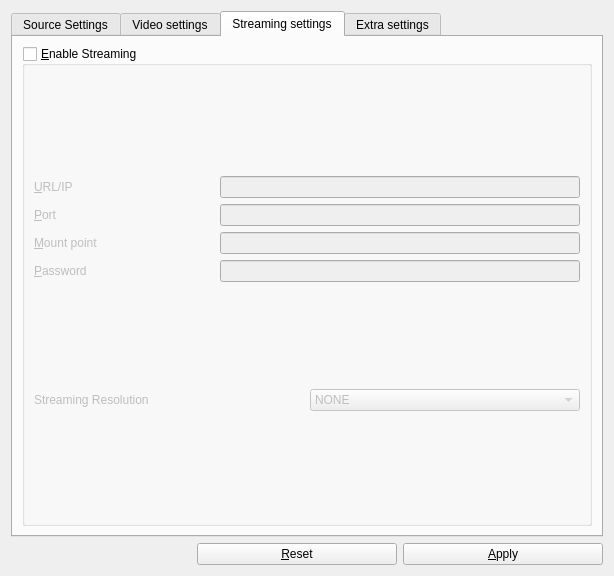
<?xml version="1.0" encoding="UTF-8"?>
<ui version="4.0">
 <class>ConfigureTool</class>
 <widget class="QWidget" name="ConfigureTool">
  <property name="geometry">
   <rect>
    <x>0</x>
    <y>0</y>
    <width>614</width>
    <height>576</height>
   </rect>
  </property>
  <property name="windowTitle">
   <string>Freeseer Config Tool</string>
  </property>
  <property name="windowIcon">
   <iconset resource="../../../framework/resources/resource.qrc">
    <normaloff>:/freeseer/freeseer_logo.png</normaloff>:/freeseer/freeseer_logo.png</iconset>
  </property>
  <layout class="QVBoxLayout" name="verticalLayout">
   <item>
    <widget class="QTabWidget" name="configureTab">
     <property name="enabled">
      <bool>true</bool>
     </property>
     <property name="cursor">
      <cursorShape>ArrowCursor</cursorShape>
     </property>
     <property name="inputMethodHints">
      <set>Qt::ImhNone</set>
     </property>
     <property name="tabPosition">
      <enum>QTabWidget::North</enum>
     </property>
     <property name="currentIndex">
      <number>2</number>
     </property>
     <property name="elideMode">
      <enum>Qt::ElideNone</enum>
     </property>
     <property name="usesScrollButtons">
      <bool>true</bool>
     </property>
     <property name="documentMode">
      <bool>false</bool>
     </property>
     <property name="tabsClosable">
      <bool>false</bool>
     </property>
     <widget class="QWidget" name="SourceSetting">
      <attribute name="title">
       <string>Source Settings</string>
      </attribute>
      <layout class="QVBoxLayout" name="verticalLayout_3">
       <item>
        <widget class="QGroupBox" name="groupBox_videoSource">
         <property name="title">
          <string>Enable Video Recoding</string>
         </property>
         <property name="flat">
          <bool>false</bool>
         </property>
         <property name="checkable">
          <bool>true</bool>
         </property>
         <property name="checked">
          <bool>true</bool>
         </property>
         <layout class="QHBoxLayout" name="horizontalLayout_2">
          <item>
           <widget class="QWidget" name="widget_videoSource" native="true">
            <layout class="QVBoxLayout" name="verticalLayout_11">
             <item>
              <widget class="QRadioButton" name="radioButton_localDesktop">
               <property name="enabled">
                <bool>true</bool>
               </property>
               <property name="toolTip">
                <string>Select this option to record the local desktop. 
Freeseer currently only supports recording the full desktop. 
We plan to support window and area modes in future versions.</string>
               </property>
               <property name="text">
                <string>&amp;Local Desktop</string>
               </property>
               <property name="checkable">
                <bool>true</bool>
               </property>
               <property name="checked">
                <bool>true</bool>
               </property>
              </widget>
             </item>
             <item>
              <widget class="QRadioButton" name="radioButton_hardware">
               <property name="enabled">
                <bool>true</bool>
               </property>
               <property name="toolTip">
                <string>Select hardware to record from either a usb device or firewire device.

Freeseer finds USB devices by scanning /dev/videoX starting from index 0.

Freeseer finds Firewire devices by scanning /dev/fwX starting from index 1.</string>
               </property>
               <property name="text">
                <string>&amp;Hardware</string>
               </property>
              </widget>
             </item>
            </layout>
           </widget>
          </item>
          <item>
           <widget class="QGroupBox" name="groupBox_localDesktopBox">
            <property name="enabled">
             <bool>true</bool>
            </property>
            <property name="minimumSize">
             <size>
              <width>0</width>
              <height>138</height>
             </size>
            </property>
            <property name="title">
             <string>Local Desktop</string>
            </property>
            <layout class="QVBoxLayout" name="verticalLayout_12">
             <item>
              <widget class="QRadioButton" name="radioButton_recordLocalDesktop">
               <property name="toolTip">
                <string>Select this option to record the entire desktop.</string>
               </property>
               <property name="text">
                <string>&amp;Desktop</string>
               </property>
               <property name="checked">
                <bool>true</bool>
               </property>
              </widget>
             </item>
             <item>
              <widget class="QRadioButton" name="radioButton_recordLocalArea">
               <property name="enabled">
                <bool>true</bool>
               </property>
               <property name="toolTip">
                <string>Select this option to record an small area of the desktop.</string>
               </property>
               <property name="text">
                <string>&amp;Area</string>
               </property>
              </widget>
             </item>
             <item>
              <widget class="QRadioButton" name="radioButton_recordLocalWindow">
               <property name="enabled">
                <bool>false</bool>
               </property>
               <property name="toolTip">
                <string>This feature is currently not yet implemented.</string>
               </property>
               <property name="text">
                <string>&amp;Window (Not Supported)</string>
               </property>
              </widget>
             </item>
             <item>
              <widget class="QPushButton" name="pushButton_setArea">
               <property name="enabled">
                <bool>false</bool>
               </property>
               <property name="text">
                <string>Set Area</string>
               </property>
              </widget>
             </item>
            </layout>
           </widget>
          </item>
          <item>
           <widget class="QGroupBox" name="groupBox_hardware">
            <property name="enabled">
             <bool>true</bool>
            </property>
            <property name="minimumSize">
             <size>
              <width>0</width>
              <height>138</height>
             </size>
            </property>
            <property name="title">
             <string>Hardware</string>
            </property>
            <property name="flat">
             <bool>false</bool>
            </property>
            <property name="checkable">
             <bool>false</bool>
            </property>
            <property name="checked">
             <bool>false</bool>
            </property>
            <layout class="QVBoxLayout" name="verticalLayout_13">
             <item>
              <widget class="QRadioButton" name="radioButton_USBsrc">
               <property name="enabled">
                <bool>false</bool>
               </property>
               <property name="toolTip">
                <string>Use this option to record from a usb device.

This option tries the v4l2src driver
and falls back to the v4lsrc driver if
v4l2src does not work.</string>
               </property>
               <property name="text">
                <string>&amp;usb device</string>
               </property>
               <property name="checked">
                <bool>true</bool>
               </property>
              </widget>
             </item>
             <item>
              <widget class="QRadioButton" name="radioButton_firewiresrc">
               <property name="enabled">
                <bool>false</bool>
               </property>
               <property name="toolTip">
                <string>Firewire mode uses dv1394src as the video driver.</string>
               </property>
               <property name="text">
                <string>&amp;firewire device</string>
               </property>
              </widget>
             </item>
             <item>
              <widget class="QComboBox" name="comboBox_videoDeviceList">
               <property name="toolTip">
                <string>Select the video device to record from.</string>
               </property>
              </widget>
             </item>
            </layout>
           </widget>
          </item>
         </layout>
        </widget>
       </item>
       <item>
        <widget class="QGroupBox" name="groupBox_soundSource">
         <property name="title">
          <string>Enable Audio Recoding</string>
         </property>
         <property name="checkable">
          <bool>true</bool>
         </property>
         <layout class="QHBoxLayout" name="horizontalLayout_4">
          <item>
           <layout class="QHBoxLayout" name="horizontalLayout">
            <item>
             <widget class="QLabel" name="label_soundSource">
              <property name="text">
               <string>&amp;Audio Source</string>
              </property>
              <property name="buddy">
               <cstring>comboBox_audioSourceList</cstring>
              </property>
             </widget>
            </item>
            <item>
             <widget class="QComboBox" name="comboBox_audioSourceList">
              <property name="toolTip">
               <string>Select the audio source to use for recording.</string>
              </property>
             </widget>
            </item>
           </layout>
          </item>
         </layout>
        </widget>
       </item>
      </layout>
     </widget>
     <widget class="QWidget" name="Videosetting">
      <attribute name="title">
       <string>Video settings</string>
      </attribute>
      <layout class="QVBoxLayout" name="verticalLayout_2">
       <item>
        <widget class="QGroupBox" name="groupBox_videoQuality">
         <property name="title">
          <string>Video Quality</string>
         </property>
         <layout class="QVBoxLayout" name="verticalLayout_4">
          <item>
           <layout class="QHBoxLayout" name="horizontalLayout_VideoQuality_2" stretch="0,0">
            <property name="topMargin">
             <number>25</number>
            </property>
            <property name="bottomMargin">
             <number>25</number>
            </property>
            <item>
             <widget class="QLabel" name="label_videoQuality">
              <property name="text">
               <string>Video Resolution</string>
              </property>
              <property name="buddy">
               <cstring>comboBox_videoQualityList</cstring>
              </property>
             </widget>
            </item>
            <item>
             <widget class="QComboBox" name="comboBox_videoQualityList">
              <item>
               <property name="text">
                <string>NONE</string>
               </property>
              </item>
              <item>
               <property name="text">
                <string>240p</string>
               </property>
              </item>
              <item>
               <property name="text">
                <string>360p</string>
               </property>
              </item>
              <item>
               <property name="text">
                <string>480p</string>
               </property>
              </item>
              <item>
               <property name="text">
                <string>720p</string>
               </property>
              </item>
              <item>
               <property name="text">
                <string>1080p</string>
               </property>
              </item>
             </widget>
            </item>
           </layout>
          </item>
          <item>
           <widget class="QTableWidget" name="tableWidget_screenResolution">
            <property name="minimumSize">
             <size>
              <width>0</width>
              <height>250</height>
             </size>
            </property>
            <property name="editTriggers">
             <set>QAbstractItemView::NoEditTriggers</set>
            </property>
            <property name="selectionMode">
             <enum>QAbstractItemView::NoSelection</enum>
            </property>
            <column>
             <property name="text">
              <string>Resolution</string>
             </property>
            </column>
           </widget>
          </item>
          <item>
           <layout class="QHBoxLayout" name="horizontalLayout_5">
            <item>
             <widget class="QPushButton" name="pushButton_derectScreenResoltion">
              <property name="text">
               <string>&amp;Detect screen resolution</string>
              </property>
             </widget>
            </item>
            <item>
             <spacer name="horizontalSpacer_2">
              <property name="orientation">
               <enum>Qt::Horizontal</enum>
              </property>
              <property name="sizeHint" stdset="0">
               <size>
                <width>40</width>
                <height>20</height>
               </size>
              </property>
             </spacer>
            </item>
           </layout>
          </item>
          <item>
           <spacer name="verticalSpacer">
            <property name="orientation">
             <enum>Qt::Vertical</enum>
            </property>
            <property name="sizeHint" stdset="0">
             <size>
              <width>20</width>
              <height>73</height>
             </size>
            </property>
           </spacer>
          </item>
         </layout>
        </widget>
       </item>
      </layout>
     </widget>
     <widget class="QWidget" name="tab">
      <attribute name="title">
       <string>Streaming settings</string>
      </attribute>
      <layout class="QVBoxLayout" name="verticalLayout_5">
       <item>
        <widget class="QGroupBox" name="groupBox_streaming">
         <property name="enabled">
          <bool>true</bool>
         </property>
         <property name="title">
          <string>&amp;Enable Streaming </string>
         </property>
         <property name="checkable">
          <bool>true</bool>
         </property>
         <property name="checked">
          <bool>false</bool>
         </property>
         <layout class="QVBoxLayout" name="verticalLayout_6">
          <item>
           <layout class="QGridLayout" name="gridLayout_EnableStreaming">
            <property name="topMargin">
             <number>0</number>
            </property>
            <item row="3" column="1" colspan="2">
             <widget class="QLineEdit" name="lineEdit_password">
              <property name="echoMode">
               <enum>QLineEdit::Password</enum>
              </property>
             </widget>
            </item>
            <item row="2" column="0">
             <widget class="QLabel" name="label_mountPointl">
              <property name="text">
               <string>&amp;Mount point</string>
              </property>
              <property name="buddy">
               <cstring>lineEdit_mountPoint</cstring>
              </property>
             </widget>
            </item>
            <item row="2" column="1" colspan="2">
             <widget class="QLineEdit" name="lineEdit_mountPoint"/>
            </item>
            <item row="1" column="0">
             <widget class="QLabel" name="label_port">
              <property name="text">
               <string>&amp;Port</string>
              </property>
              <property name="buddy">
               <cstring>lineEdit_port</cstring>
              </property>
             </widget>
            </item>
            <item row="1" column="1" colspan="2">
             <widget class="QLineEdit" name="lineEdit_port">
              <property name="inputMethodHints">
               <set>Qt::ImhNone</set>
              </property>
             </widget>
            </item>
            <item row="0" column="0">
             <widget class="QLabel" name="label_URL_IP">
              <property name="text">
               <string>&amp;URL/IP</string>
              </property>
              <property name="buddy">
               <cstring>lineEdit_URL_IP</cstring>
              </property>
             </widget>
            </item>
            <item row="3" column="0">
             <widget class="QLabel" name="label_password">
              <property name="text">
               <string>&amp;Password</string>
              </property>
              <property name="buddy">
               <cstring>lineEdit_password</cstring>
              </property>
             </widget>
            </item>
            <item row="0" column="1" colspan="2">
             <widget class="QLineEdit" name="lineEdit_URL_IP">
              <property name="text">
               <string/>
              </property>
             </widget>
            </item>
           </layout>
          </item>
          <item>
           <layout class="QHBoxLayout" name="horizontalLayout_3">
            <item>
             <widget class="QLabel" name="label">
              <property name="text">
               <string>Streaming Resolution</string>
              </property>
              <property name="buddy">
               <cstring>comboBox_streamingQualityList</cstring>
              </property>
             </widget>
            </item>
            <item>
             <widget class="QComboBox" name="comboBox_streamingQualityList">
              <item>
               <property name="text">
                <string>NONE</string>
               </property>
              </item>
              <item>
               <property name="text">
                <string>240p</string>
               </property>
              </item>
              <item>
               <property name="text">
                <string>360p</string>
               </property>
              </item>
              <item>
               <property name="text">
                <string>480p</string>
               </property>
              </item>
             </widget>
            </item>
           </layout>
          </item>
         </layout>
        </widget>
       </item>
      </layout>
     </widget>
     <widget class="QWidget" name="Extrasetting">
      <attribute name="title">
       <string>Extra settings</string>
      </attribute>
      <layout class="QVBoxLayout" name="verticalLayout_7">
       <item>
        <widget class="QGroupBox" name="groupBox_autoHide">
         <property name="minimumSize">
          <size>
           <width>0</width>
           <height>100</height>
          </size>
         </property>
         <property name="title">
          <string>Auto Hide</string>
         </property>
         <widget class="QCheckBox" name="checkbox_autoHide">
          <property name="geometry">
           <rect>
            <x>10</x>
            <y>20</y>
            <width>491</width>
            <height>41</height>
           </rect>
          </property>
          <property name="sizePolicy">
           <sizepolicy hsizetype="Minimum" vsizetype="Minimum">
            <horstretch>0</horstretch>
            <verstretch>0</verstretch>
           </sizepolicy>
          </property>
          <property name="minimumSize">
           <size>
            <width>0</width>
            <height>0</height>
           </size>
          </property>
          <property name="maximumSize">
           <size>
            <width>16777215</width>
            <height>64</height>
           </size>
          </property>
          <property name="toolTip">
           <string>Enables auto-hide to system tray.</string>
          </property>
          <property name="text">
           <string>&amp;Enable Auto-Hide</string>
          </property>
          <property name="checked">
           <bool>true</bool>
          </property>
         </widget>
         <widget class="QGroupBox" name="groupBox_location">
          <property name="geometry">
           <rect>
            <x>10</x>
            <y>90</y>
            <width>571</width>
            <height>246</height>
           </rect>
          </property>
          <property name="minimumSize">
           <size>
            <width>0</width>
            <height>200</height>
           </size>
          </property>
          <property name="title">
           <string>Location</string>
          </property>
          <layout class="QVBoxLayout" name="verticalLayout_8">
           <item>
            <layout class="QGridLayout" name="gridLayout_Location">
             <property name="topMargin">
              <number>0</number>
             </property>
             <item row="0" column="0">
              <widget class="QLabel" name="label_videoDirectory">
               <property name="text">
                <string>&amp;Video Directory</string>
               </property>
               <property name="indent">
                <number>15</number>
               </property>
               <property name="buddy">
                <cstring>lineEdit_videoDirectory</cstring>
               </property>
              </widget>
             </item>
             <item row="0" column="3">
              <widget class="QLineEdit" name="lineEdit_videoDirectory"/>
             </item>
             <item row="0" column="4">
              <widget class="QToolButton" name="pushButton_open">
               <property name="text">
                <string>Browse</string>
               </property>
              </widget>
             </item>
            </layout>
           </item>
          </layout>
         </widget>
         <widget class="QGroupBox" name="groupBox">
          <property name="geometry">
           <rect>
            <x>10</x>
            <y>340</y>
            <width>571</width>
            <height>151</height>
           </rect>
          </property>
          <property name="title">
           <string>Delay Recording</string>
          </property>
          <widget class="QLineEdit" name="lineEdit_delayRecording">
           <property name="geometry">
            <rect>
             <x>260</x>
             <y>50</y>
             <width>91</width>
             <height>25</height>
            </rect>
           </property>
          </widget>
          <widget class="QLabel" name="label_2">
           <property name="geometry">
            <rect>
             <x>120</x>
             <y>50</y>
             <width>131</width>
             <height>21</height>
            </rect>
           </property>
           <property name="text">
            <string>Seconds to delay</string>
           </property>
          </widget>
         </widget>
        </widget>
       </item>
      </layout>
     </widget>
    </widget>
   </item>
   <item>
    <layout class="QHBoxLayout" name="horizontalLayout_Apply_Reset">
     <item>
      <spacer name="horizontalSpacer">
       <property name="orientation">
        <enum>Qt::Horizontal</enum>
       </property>
       <property name="sizeHint" stdset="0">
        <size>
         <width>40</width>
         <height>20</height>
        </size>
       </property>
      </spacer>
     </item>
     <item>
      <widget class="QPushButton" name="pushButton_reset">
       <property name="sizePolicy">
        <sizepolicy hsizetype="Fixed" vsizetype="Fixed">
         <horstretch>0</horstretch>
         <verstretch>0</verstretch>
        </sizepolicy>
       </property>
       <property name="minimumSize">
        <size>
         <width>200</width>
         <height>0</height>
        </size>
       </property>
       <property name="text">
        <string>&amp;Reset</string>
       </property>
      </widget>
     </item>
     <item>
      <widget class="QPushButton" name="pushButton_apply">
       <property name="minimumSize">
        <size>
         <width>200</width>
         <height>0</height>
        </size>
       </property>
       <property name="mouseTracking">
        <bool>false</bool>
       </property>
       <property name="text">
        <string>&amp;Apply</string>
       </property>
       <property name="default">
        <bool>false</bool>
       </property>
      </widget>
     </item>
    </layout>
   </item>
  </layout>
 </widget>
 <tabstops>
  <tabstop>configureTab</tabstop>
  <tabstop>pushButton_apply</tabstop>
  <tabstop>groupBox_videoSource</tabstop>
  <tabstop>radioButton_localDesktop</tabstop>
  <tabstop>radioButton_hardware</tabstop>
  <tabstop>radioButton_recordLocalDesktop</tabstop>
  <tabstop>radioButton_recordLocalArea</tabstop>
  <tabstop>radioButton_recordLocalWindow</tabstop>
  <tabstop>pushButton_setArea</tabstop>
  <tabstop>radioButton_USBsrc</tabstop>
  <tabstop>radioButton_firewiresrc</tabstop>
  <tabstop>comboBox_videoDeviceList</tabstop>
  <tabstop>groupBox_soundSource</tabstop>
  <tabstop>comboBox_audioSourceList</tabstop>
  <tabstop>checkbox_autoHide</tabstop>
  <tabstop>lineEdit_videoDirectory</tabstop>
 </tabstops>
 <resources>
  <include location="../../../framework/resources/resource.qrc"/>
 </resources>
 <connections>
  <connection>
   <sender>radioButton_recordLocalArea</sender>
   <signal>toggled(bool)</signal>
   <receiver>pushButton_setArea</receiver>
   <slot>setEnabled(bool)</slot>
   <hints>
    <hint type="sourcelabel">
     <x>256</x>
     <y>134</y>
    </hint>
    <hint type="destinationlabel">
     <x>277</x>
     <y>189</y>
    </hint>
   </hints>
  </connection>
  <connection>
   <sender>radioButton_localDesktop</sender>
   <signal>toggled(bool)</signal>
   <receiver>groupBox_localDesktopBox</receiver>
   <slot>setVisible(bool)</slot>
   <hints>
    <hint type="sourcelabel">
     <x>134</x>
     <y>111</y>
    </hint>
    <hint type="destinationlabel">
     <x>236</x>
     <y>77</y>
    </hint>
   </hints>
  </connection>
  <connection>
   <sender>radioButton_hardware</sender>
   <signal>toggled(bool)</signal>
   <receiver>groupBox_hardware</receiver>
   <slot>setVisible(bool)</slot>
   <hints>
    <hint type="sourcelabel">
     <x>110</x>
     <y>174</y>
    </hint>
    <hint type="destinationlabel">
     <x>425</x>
     <y>79</y>
    </hint>
   </hints>
  </connection>
 </connections>
</ui>
